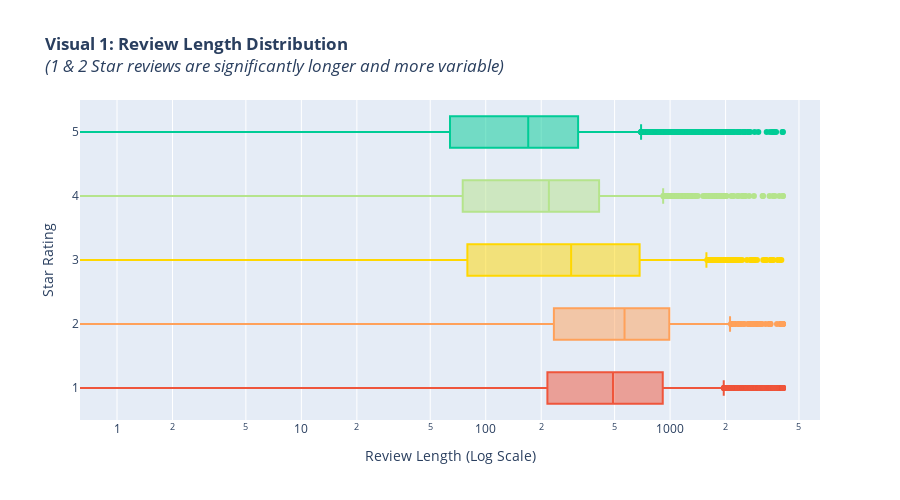
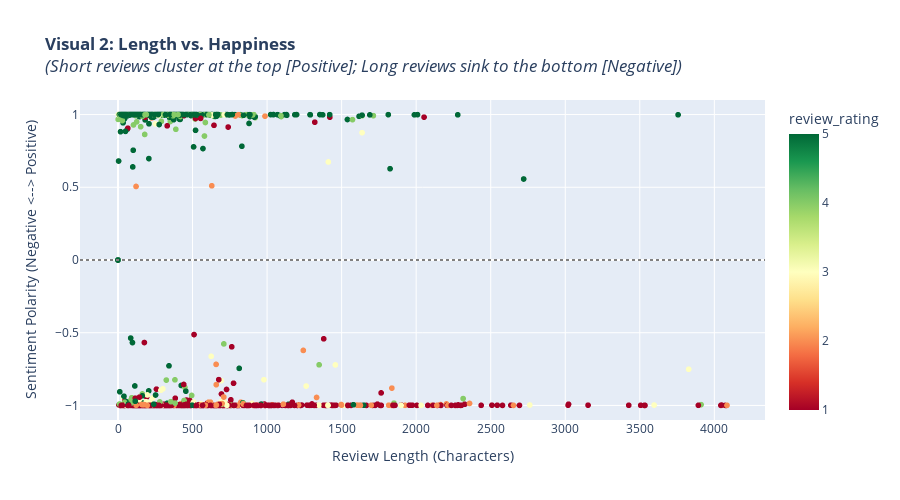

Source (notebook cell) for these figures, in order:
### Markdown cell above
# Question 3. Is there a relationship between the review length and distribution of ratings?

### Code cell
import pandas as pd
import numpy as np
import plotly.express as px

# --- STEP 1: ROBUST DATA PREPARATION ---

# 1. Calculate Review Length
df_main['review_length'] = df_main['review_text'].str.len().fillna(0)

# 2. Create "Net Sentiment Score" for the Scatter Plot
# (Positive = +Score, Negative = -Score)
# This separates the dots vertically so Good is Top, Bad is Bottom
def get_net_score(row):
    if row['sentiment'] == 'POSITIVE':
        return row['score']
    elif row['sentiment'] == 'NEGATIVE':
        return -row['score']
    return 0

df_main['net_sentiment'] = df_main.apply(get_net_score, axis=1)

# --- VISUAL 1: The Distribution (Box Plot) ---

fig1 = px.box(
    df_main, 
    x='review_length', 
    y='review_rating', 
    color='review_rating',
    orientation='h', 
    title='<b>Visual 1: Review Length Distribution</b><br><i>(1 & 2 Star reviews are significantly longer and more variable)</i>',
    labels={'review_length': 'Review Length (Log Scale)', 'review_rating': 'Star Rating'},
    color_discrete_map={
        1: '#EF553B', 2: '#FFA15A', 3: '#FFD700', 4: '#B5E48C', 5: '#00CC96'
    },
    category_orders={'review_rating': [1, 2, 3, 4, 5]}
)

# Use Log Scale because some reviews are huge (5,000+ chars)
fig1.update_xaxes(type="log") 
fig1.update_layout(height=500, showlegend=False)
fig1.show()

# --- VISUAL 2: The Trend (Scatter Plot - IMPROVED) ---

# Sample data for performance
df_sample = df_main.sample(n=min(2000, len(df_main)), random_state=42)

fig2 = px.scatter(
    df_sample, 
    x='review_length', 
    y='net_sentiment', # CHANGED: Now uses Net Score (+/-) instead of just raw score
    color='review_rating',
    title='<b>Visual 2: Length vs. Happiness</b><br><i>(Short reviews cluster at the top [Positive]; Long reviews sink to the bottom [Negative])</i>',
    labels={'review_length': 'Review Length (Characters)', 'net_sentiment': 'Sentiment Polarity (Negative <--> Positive)'},
    color_continuous_scale='RdYlGn', # Red to Green
    range_y=[-1.1, 1.1] # Fix Y-axis to show full range
)

# Add a horizontal line at 0 (Neutral)
fig2.add_hline(y=0, line_dash="dot", line_color="grey")
fig2.update_layout(height=500)
fig2.show()

# --- VISUAL 3: The Summary (Bar Chart) ---

# Calculate Average Length
avg_length = df_main.groupby('review_rating')['review_length'].mean().reset_index()

fig3 = px.bar(
    avg_length,
    x='review_rating',
    y='review_length',
    color='review_rating',
    title='<b>Visual 3: Average "Vent" Length</b><br><i>(Unhappy tenants write ~3x more than happy tenants)</i>',
    labels={'review_length': 'Avg Characters per Review', 'review_rating': 'Star Rating'},
    color_discrete_map={
        1: '#EF553B', 2: '#FFA15A', 3: '#FFD700', 4: '#B5E48C', 5: '#00CC96'
    },
    text_auto='.0f'
)
fig3.update_layout(
    height=500, 
    xaxis=dict(tickmode='linear', tick0=1, dtick=1),
    showlegend=False
)
fig3.show()

### Figure 1 — Plotly figure (JSON) as saved in the notebook; plotly's stock layout.template omitted (floating-point values rounded to 4 significant figures; data arrays with more than 128 entries replaced by an {"elided": "..."} marker saying what was removed)
{"data": [{"alignmentgroup": "True", "hovertemplate": "Star Rating=%{y}<br>Review Length (Log Scale)=%{x}<extra></extra>", "legendgroup": "1", "marker": {"color": "#EF553B"}, "name": "1", "notched": false, "offsetgroup": "1", "orientation": "h", "showlegend": true, "type": "box", "x": {"elided": "4717 float values"}, "x0": " ", "xaxis": "x", "y": {"elided": "4717 int values"}, "y0": " ", "yaxis": "y"}, {"alignmentgroup": "True", "hovertemplate": "Star Rating=%{y}<br>Review Length (Log Scale)=%{x}<extra></extra>", "legendgroup": "2", "marker": {"color": "#FFA15A"}, "name": "2", "notched": false, "offsetgroup": "2", "orientation": "h", "showlegend": true, "type": "box", "x": {"elided": "863 float values"}, "x0": " ", "xaxis": "x", "y": {"elided": "863 int values"}, "y0": " ", "yaxis": "y"}, {"alignmentgroup": "True", "hovertemplate": "Star Rating=%{y}<br>Review Length (Log Scale)=%{x}<extra></extra>", "legendgroup": "3", "marker": {"color": "#FFD700"}, "name": "3", "notched": false, "offsetgroup": "3", "orientation": "h", "showlegend": true, "type": "box", "x": {"elided": "824 float values"}, "x0": " ", "xaxis": "x", "y": {"elided": "824 int values"}, "y0": " ", "yaxis": "y"}, {"alignmentgroup": "True", "hovertemplate": "Star Rating=%{y}<br>Review Length (Log Scale)=%{x}<extra></extra>", "legendgroup": "4", "marker": {"color": "#B5E48C"}, "name": "4", "notched": false, "offsetgroup": "4", "orientation": "h", "showlegend": true, "type": "box", "x": {"elided": "2160 float values"}, "x0": " ", "xaxis": "x", "y": {"elided": "2160 int values"}, "y0": " ", "yaxis": "y"}, {"alignmentgroup": "True", "hovertemplate": "Star Rating=%{y}<br>Review Length (Log Scale)=%{x}<extra></extra>", "legendgroup": "5", "marker": {"color": "#00CC96"}, "name": "5", "notched": false, "offsetgroup": "5", "orientation": "h", "showlegend": true, "type": "box", "x": {"elided": "8286 float values"}, "x0": " ", "xaxis": "x", "y": {"elided": "8286 int values"}, "y0": " ", "yaxis": "y"}], "layout": {"boxmode": "overlay", "height": 500, "legend": {"title": {"text": "Star Rating"}, "tracegroupgap": 0}, "showlegend": false, "title": {"text": "<b>Visual 1: Review Length Distribution</b><br><i>(1 & 2 Star reviews are significantly longer and more variable)</i>"}, "xaxis": {"anchor": "y", "autorange": true, "domain": [0, 1], "range": [-0.2007, 3.813], "title": {"text": "Review Length (Log Scale)"}, "type": "log"}, "yaxis": {"anchor": "x", "autorange": true, "categoryarray": [5, 4, 3, 2, 1], "categoryorder": "array", "domain": [0, 1], "range": [0.5, 5.5], "title": {"text": "Star Rating"}, "type": "linear"}}}

### Figure 2 — Plotly figure (JSON) as saved in the notebook; plotly's stock layout.template omitted (floating-point values rounded to 4 significant figures; data arrays with more than 128 entries replaced by an {"elided": "..."} marker saying what was removed)
{"data": [{"hovertemplate": "Review Length (Characters)=%{x}<br>Sentiment Polarity (Negative <--> Positive)=%{y}<br>review_rating=%{marker.color}<extra></extra>", "legendgroup": "", "marker": {"color": {"elided": "2000 int values"}, "coloraxis": "coloraxis", "symbol": "circle"}, "mode": "markers", "name": "", "showlegend": false, "type": "scattergl", "x": {"elided": "2000 float values"}, "xaxis": "x", "y": {"elided": "2000 float values"}, "yaxis": "y"}], "layout": {"coloraxis": {"colorbar": {"title": {"text": "review_rating"}}, "colorscale": [[0, "rgb(165,0,38)"], [0.1, "rgb(215,48,39)"], [0.2, "rgb(244,109,67)"], [0.3, "rgb(253,174,97)"], [0.4, "rgb(254,224,139)"], [0.5, "rgb(255,255,191)"], [0.6, "rgb(217,239,139)"], [0.7, "rgb(166,217,106)"], [0.8, "rgb(102,189,99)"], [0.9, "rgb(26,152,80)"], [1, "rgb(0,104,55)"]]}, "height": 500, "legend": {"tracegroupgap": 0}, "shapes": [{"line": {"color": "grey", "dash": "dot"}, "type": "line", "x0": 0, "x1": 1, "xref": "x domain", "y0": 0, "y1": 0, "yref": "y"}], "title": {"text": "<b>Visual 2: Length vs. Happiness</b><br><i>(Short reviews cluster at the top [Positive]; Long reviews sink to the bottom [Negative])</i>"}, "xaxis": {"anchor": "y", "autorange": true, "domain": [0, 1], "range": [-266.9, 4352.0], "title": {"text": "Review Length (Characters)"}, "type": "linear"}, "yaxis": {"anchor": "x", "domain": [0, 1], "range": [-1.1, 1.1], "title": {"text": "Sentiment Polarity (Negative <--> Positive)"}, "type": "linear"}}}
